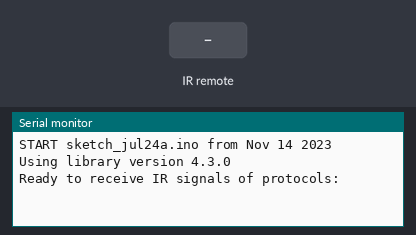
The sketch below on a simulated ATtiny85, built with avr-gcc and run on an emulated ATtiny85. Shown: the last lines printed to the serial monitor. The inputs (shaded band) are chosen by the test bench.

Above: at 1.2 s.
1.3 s: infrared code 0x10 received
At 2.2 s:
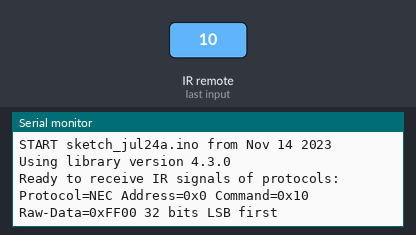
2.8 s: infrared code 0x11 received
At 3.3 s:
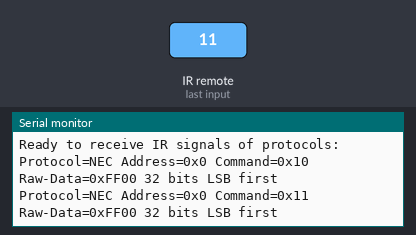

The sketch:

sketch_jul24a.ino
```cpp
#define DECODE_NEC
#define DECODE_SAMSUNG

#include "PinDefinitionsAndMore.h"
#include <IRremote.hpp> // include the library

void setup() {
    Serial.begin(115200);
    // Just to know which program is running on my Arduino
    Serial.println(F("START " __FILE__ " from " __DATE__ "\r\nUsing library version " VERSION_IRREMOTE));

    // Start the receiver and if not 3. parameter specified, take LED_BUILTIN pin from the internal boards definition as default feedback LED
    IrReceiver.begin(IR_RECEIVE_PIN, ENABLE_LED_FEEDBACK);

    Serial.print(F("Ready to receive IR signals of protocols: "));
    printActiveIRProtocols(&Serial);
}

void loop() {
    /*
     * Check if received data is available and if yes, try to decode it.
     * Decoded result is in the IrReceiver.decodedIRData structure.
     *
     * E.g. command is in IrReceiver.decodedIRData.command
     * address is in command is in IrReceiver.decodedIRData.address
     * and up to 32 bit raw data in IrReceiver.decodedIRData.decodedRawData
     */
    if (IrReceiver.decode()) {

        /*
         * Print a short summary of received data
         */
        IrReceiver.printIRResultShort(&Serial);
        IrReceiver.printIRSendUsage(&Serial);
        if (IrReceiver.decodedIRData.protocol == UNKNOWN) {
            Serial.println(F("Received noise or an unknown (or not yet enabled) protocol"));
            // We have an unknown protocol here, print more info
            IrReceiver.printIRResultRawFormatted(&Serial, true);
        }
        Serial.println();

        /*
         * !!!Important!!! Enable receiving of the next value,
         * since receiving has stopped after the end of the current received data packet.
         */
        IrReceiver.resume(); // Enable receiving of the next value

        /*
         * Finally, check the received data and perform actions according to the received command
         */
        if (IrReceiver.decodedIRData.command == 0x10) {
            // do something
        } else if (IrReceiver.decodedIRData.command == 0x11) {
            // do something else
        }
    }
}
```

PinDefinitionsAndMore.h
```cpp
// (licence header left out)
/*
 * Pin mapping table for different platforms
 *
 * Platform     IR input    IR output   Tone      Core/Pin schema
 * --------------------------------------------------------------
 * DEFAULT/AVR  2           3           4         Arduino
 * ATtinyX5     0|PB0       4|PB4       3|PB3     ATTinyCore
 * ATtiny167    3|PA3       2|PA2       7|PA7     ATTinyCore
 * ATtiny167    9|PA3       8|PA2       5|PA7     Digispark original core
 * ATtiny84      |PB2        |PA4        |PA3     ATTinyCore
 * ATtiny88     3|PD3       4|PD4       9|PB1     ATTinyCore
 * ATtiny3216  14|PA1      15|PA2      16|PA3     MegaTinyCore
 * ATtiny1604   2           3|PA5       %
 * ATtiny816   14|PA1      16|PA3       1|PA5     MegaTinyCore
 * ATtiny1614   8|PA1      10|PA3       1|PA5     MegaTinyCore
 * MKR*         1           3           4
 * SAMD         2           3           4
 * ESP8266      14|D5       12|D6       %
 * ESP32        15          4          27
 * ESP32-C3     2           3           4
 * BluePill     PA6         PA7       PA3
 * APOLLO3      11          12          5
 * RP2040       3|GPIO15    4|GPIO16    5|GPIO17
 */
//#define _IR_MEASURE_TIMING // For debugging purposes.

#if defined(__AVR__)
#if (defined(__AVR_ATtiny25__) || defined(__AVR_ATtiny45__) || defined(__AVR_ATtiny85__)) && defined(PIN_PB0) // Digispark board. For use with ATTinyCore.
#include "ATtinySerialOut.hpp" // TX is at pin 2 - Available as Arduino library "ATtinySerialOut". Saves 700 bytes program memory and 70 bytes RAM for ATtinyCore.
#define IR_RECEIVE_PIN  PIN_PB0
#define IR_SEND_PIN     PIN_PB4 // Pin 2 is serial output with ATtinySerialOut. Pin 1 is internal LED and Pin3 is USB+ with pullup on Digispark board.
#define TONE_PIN        PIN_PB3
#define _IR_TIMING_TEST_PIN PIN_PB3

#  elif defined(__AVR_ATtiny87__) || defined(__AVR_ATtiny167__) // Digispark pro board
#include "ATtinySerialOut.hpp" // Available as Arduino library "ATtinySerialOut"
// For ATtiny167 Pins PB6 and PA3 are usable as interrupt source.
#    if defined(ARDUINO_AVR_DIGISPARKPRO)
// For use with Digispark original core
#define IR_RECEIVE_PIN   9 // PA3 - on Digispark board labeled as pin 9
//#define IR_RECEIVE_PIN  14 // PB6 / INT0 is connected to USB+ on DigisparkPro boards
#define IR_SEND_PIN      8 // PA2 - on Digispark board labeled as pin 8
#define TONE_PIN         5 // PA7 - on Digispark board labeled as pin 5
#define _IR_TIMING_TEST_PIN 10 // PA4
#    elif  !defined(PIN_PA3)
#error ATtiny87 or ATtiny167 is not supported for the selected core. Please extend PinDefinitionsAndMore.h.
#    else
// For use with ATTinyCore
#define IR_RECEIVE_PIN  PIN_PA3 // On Digispark board labeled as pin 9 - INT0 is connected to USB+ on DigisparkPro boards
#define IR_SEND_PIN     PIN_PA2 // On Digispark board labeled as pin 8
#define TONE_PIN        PIN_PA7 // On Digispark board labeled as pin 5
#    endif

#  elif defined(__AVR_ATtiny84__) && defined(PIN_PB2) // For use with ATTinyCore
#include "ATtinySerialOut.hpp" // Available as Arduino library "ATtinySerialOut". Saves 128 bytes program memory.
#define IR_RECEIVE_PIN   PIN_PB2 // INT0
#define IR_SEND_PIN      PIN_PA4
#define TONE_PIN         PIN_PA3
#define _IR_TIMING_TEST_PIN PIN_PA5

#  elif defined(__AVR_ATtiny88__) && defined(PIN_PD3) // MH-ET Tiny88 board. For use with ATTinyCore.
#include "ATtinySerialOut.hpp" // Available as Arduino library "ATtinySerialOut". Saves 128 bytes program memory.
// Pin 6 is TX, pin 7 is RX
#define IR_RECEIVE_PIN   PIN_PD3 // 3 - INT1
#define IR_SEND_PIN      PIN_PD4 // 4
#define TONE_PIN         PIN_PB1 // 9
#define _IR_TIMING_TEST_PIN PIN_PB0 // 8

#  elif (defined(__AVR_ATtiny1616__) || defined(__AVR_ATtiny3216__) || defined(__AVR_ATtiny3217__)) && defined(PIN_PA1) // For use with megaTinyCore
// Tiny Core Dev board
// https://www.tindie.com/products/xkimi/tiny-core-16-dev-board-attiny1616/ - Out of Stock
// https://www.tindie.com/products/xkimi/tiny-core-32-dev-board-attiny3217/ - Out of Stock
#define IR_RECEIVE_PIN   PIN_PA1 // 14 use 18 instead of PIN_PA1 for TinyCore32
#define IR_SEND_PIN      PIN_PA2 // 15, 19 for TinyCore32
#define TONE_PIN         PIN_PA3 // 16, 20 for TinyCore32
#define APPLICATION_PIN  PIN_PC3 // 13, PIN_PA0 is RESET
#undef LED_BUILTIN               // No LED available on the TinyCore 32 board, take the one on the programming board which is connected to the DAC output
#define LED_BUILTIN      PIN_PA6 // use 2 instead of PIN_PA6 for TinyCore32

#  elif defined(__AVR_ATtiny816__) && defined(PIN_PA1) // For use with megaTinyCore
#define IR_RECEIVE_PIN  PIN_PA1 // 14
#define IR_SEND_PIN     PIN_PA3 // 16
#define TONE_PIN        PIN_PA5 // 1
#define APPLICATION_PIN PIN_PA4 // 0
#undef LED_BUILTIN              // No LED available, take the one which is connected to the DAC output
#define LED_BUILTIN     PIN_PB5 // 4

#  elif defined(__AVR_ATtiny1614__) && defined(PIN_PA1) // For use with megaTinyCore
#define IR_RECEIVE_PIN   PIN_PA1 // 8
#define IR_SEND_PIN      PIN_PA3 // 10
#define TONE_PIN         PIN_PA5 // 1
#define APPLICATION_PIN  PIN_PA4 // 0

#  elif defined(__AVR_ATtiny1604__) && defined(PIN_PA6) // For use with megaTinyCore
#define IR_RECEIVE_PIN   PIN_PA6 // 2 - To be compatible with interrupt example, pin 2 is chosen here.
#define IR_SEND_PIN      PIN_PA7 // 3
#define APPLICATION_PIN  PIN_PB2 // 5

#define tone(...) void()      // Define as void, since TCB0_INT_vect is also used by tone()
#define noTone(a) void()
#define TONE_PIN         42 // Dummy for examples using it

#  elif defined(__AVR_ATmega1284__) || defined(__AVR_ATmega1284P__) \
|| defined(__AVR_ATmega644__) || defined(__AVR_ATmega644P__) \
|| defined(__AVR_ATmega324P__) || defined(__AVR_ATmega324A__) \
|| defined(__AVR_ATmega324PA__) || defined(__AVR_ATmega164A__) \
|| defined(__AVR_ATmega164P__) || defined(__AVR_ATmega32__) \
|| defined(__AVR_ATmega16__) || defined(__AVR_ATmega8535__) \
|| defined(__AVR_ATmega64__) || defined(__AVR_ATmega128__) \
|| defined(__AVR_ATmega1281__) || defined(__AVR_ATmega2561__) \
|| defined(__AVR_ATmega8515__) || defined(__AVR_ATmega162__)
#define IR_RECEIVE_PIN      2
#define IR_SEND_PIN        13
#define TONE_PIN            4
#define APPLICATION_PIN     5
#define ALTERNATIVE_IR_FEEDBACK_LED_PIN 6 // E.g. used for examples which use LED_BUILDIN for example output.
#define _IR_TIMING_TEST_PIN 7

#  else // Default as for ATmega328 like on Uno, Nano, Leonardo, Teensy 2.0 etc.
#define IR_RECEIVE_PIN      2 // To be compatible with interrupt example, pin 2 is chosen here.
#define IR_SEND_PIN         3
#define TONE_PIN            4
#define APPLICATION_PIN     5
#define ALTERNATIVE_IR_FEEDBACK_LED_PIN 6 // E.g. used for examples which use LED_BUILDIN for example output.
#define _IR_TIMING_TEST_PIN 7

#    if defined(ARDUINO_AVR_PROMICRO) // Sparkfun Pro Micro is __AVR_ATmega32U4__ but has different external circuit
// We have no built in LED at pin 13 -> reuse RX LED
#undef LED_BUILTIN
#define LED_BUILTIN         LED_BUILTIN_RX
#    endif
#  endif // defined(__AVR_ATtiny25__)...

#elif defined(ARDUINO_ARCH_RENESAS_UNO) // Uno R4
// To be compatible with Uno R3.
#define IR_RECEIVE_PIN      2
#define IR_SEND_PIN         3
#define TONE_PIN            4
#define APPLICATION_PIN     5
#define ALTERNATIVE_IR_FEEDBACK_LED_PIN 6 // E.g. used for examples which use LED_BUILDIN for example output.
#define _IR_TIMING_TEST_PIN 7

#elif defined(ESP8266)
#define FEEDBACK_LED_IS_ACTIVE_LOW // The LED on my board (D4) is active LOW
#define IR_RECEIVE_PIN          14 // D5
#define IR_SEND_PIN             12 // D6 - D4/pin 2 is internal LED
#define _IR_TIMING_TEST_PIN      2 // D4
#define APPLICATION_PIN         13 // D7

#define tone(...) void()      // tone() inhibits receive timer
#define noTone(a) void()
#define TONE_PIN                42 // Dummy for examples using it#

#elif defined(ARDUINO_NOLOGO_ESP32C3_SUPER_MINI)
#define FEEDBACK_LED_IS_ACTIVE_LOW // The LED on my board (D8) is active LOW
#define IR_RECEIVE_PIN           2
#define IR_SEND_PIN              3
#define TONE_PIN                 4
#define APPLICATION_PIN         10

#elif defined(CONFIG_IDF_TARGET_ESP32C3) || defined(ARDUINO_ESP32C3_DEV)
#define NO_LED_FEEDBACK_CODE   // The  WS2812 on pin 8 of AI-C3 board crashes if used as receive feedback LED, other I/O pins are working...
#define IR_RECEIVE_PIN           6
#define IR_SEND_PIN              7
#define TONE_PIN                 9
#define APPLICATION_PIN         10

#elif defined(ESP32)
#include <Arduino.h>

// tone() is included in ESP32 core since 2.0.2
#  if !defined(ESP_ARDUINO_VERSION)
#define ESP_ARDUINO_VERSION 0x010101 // Version 1.1.1
#  endif
#  if !defined(ESP_ARDUINO_VERSION_VAL)
#define ESP_ARDUINO_VERSION_VAL(major, minor, patch) ((major << 16) | (minor << 8) | (patch))
#  endif
#if ESP_ARDUINO_VERSION  <= ESP_ARDUINO_VERSION_VAL(2, 0, 2)
#define TONE_LEDC_CHANNEL        1  // Using channel 1 makes tone() independent of receiving timer -> No need to stop receiving timer.
void tone(uint8_t aPinNumber, unsigned int aFrequency){
    ledcAttachPin(aPinNumber, TONE_LEDC_CHANNEL);
    ledcWriteTone(TONE_LEDC_CHANNEL, aFrequency);
}
void tone(uint8_t aPinNumber, unsigned int aFrequency, unsigned long aDuration){
    ledcAttachPin(aPinNumber, TONE_LEDC_CHANNEL);
    ledcWriteTone(TONE_LEDC_CHANNEL, aFrequency);
    delay(aDuration);
    ledcWriteTone(TONE_LEDC_CHANNEL, 0);
}
void noTone(uint8_t aPinNumber){
    ledcWriteTone(TONE_LEDC_CHANNEL, 0);
}
#endif // ESP_ARDUINO_VERSION  <= ESP_ARDUINO_VERSION_VAL(2, 0, 2)

#define IR_RECEIVE_PIN          15  // D15
#define IR_SEND_PIN              4  // D4
#define TONE_PIN                27  // D27 25 & 26 are DAC0 and 1
#define APPLICATION_PIN         16  // RX2 pin

#elif (defined(ARDUINO_ARCH_STM32) || defined(ARDUINO_ARCH_STM32F1)) && defined(PA6) // BluePill
// Timer 3 blocks PA6, PA7, PB0, PB1 for use by Servo or tone()
#define IR_RECEIVE_PIN          PA6
#define IR_RECEIVE_PIN_STRING   "PA6"
#define IR_SEND_PIN             PA7
#define IR_SEND_PIN_STRING      "PA7"
#define TONE_PIN                PA3
#define _IR_TIMING_TEST_PIN     PA5
#define APPLICATION_PIN         PA2
#define APPLICATION_PIN_STRING  "PA2"
#  if defined(ARDUINO_GENERIC_STM32F103C) || defined(ARDUINO_BLUEPILL_F103C8)
// BluePill LED is active low
#define FEEDBACK_LED_IS_ACTIVE_LOW
#  endif

#elif defined(ARDUINO_ARCH_APOLLO3) // Sparkfun Apollo boards
#define IR_RECEIVE_PIN  11
#define IR_SEND_PIN     12
#define TONE_PIN         5

#elif defined(ARDUINO_ARCH_MBED) && defined(ARDUINO_ARCH_MBED_NANO) // Arduino Nano 33 BLE and Arduino Nano Connect layout for MBED
// Must be before ARDUINO_ARCH_RP2040, since it is the layout for the MBED core of Arduino Nano Connect
#define IR_RECEIVE_PIN      3   // GPIO15 Start with pin 3 since pin 2|GPIO25 is connected to LED on Pi pico
#define IR_SEND_PIN         4   // GPIO16
#define TONE_PIN            5
#define APPLICATION_PIN     6
#define ALTERNATIVE_IR_FEEDBACK_LED_PIN 7 // E.g. used for examples which use LED_BUILDIN for example output.
#define _IR_TIMING_TEST_PIN 8

#elif defined(ARDUINO_ARCH_RP2040) // Arduino Nano Connect, Pi Pico with arduino-pico core https://github.com/earlephilhower/arduino-pico
#define IR_RECEIVE_PIN      15  // GPIO15 to be compatible with the Arduino Nano RP2040 Connect (pin3)
#define IR_SEND_PIN         16  // GPIO16
#define TONE_PIN            17
#define APPLICATION_PIN     18
#define ALTERNATIVE_IR_FEEDBACK_LED_PIN 19 // E.g. used for examples which use LED_BUILDIN for example output.
#define _IR_TIMING_TEST_PIN 20

// If you program the Nano RP2040 Connect with this core, then you must redefine LED_BUILTIN
// and use the external reset with 1 kOhm to ground to enter UF2 mode
#undef LED_BUILTIN
#define LED_BUILTIN          6

#elif defined(PARTICLE) && defined(A4) // !!!UNTESTED!!!
#define IR_RECEIVE_PIN      A4
#define IR_SEND_PIN         A5 // Particle supports multiple pins

#define LED_BUILTIN         D7

/*
 * 4 times the same (default) layout for easy adaption in the future
 */
#elif defined(TEENSYDUINO) // Teensy 2.0 is handled at default for ATmega328 like on Uno, Nano, Leonardo etc.
#define IR_RECEIVE_PIN      2
#define IR_SEND_PIN         3
#define TONE_PIN            4
#define APPLICATION_PIN     5
#define ALTERNATIVE_IR_FEEDBACK_LED_PIN 6 // E.g. used for examples which use LED_BUILDIN for example output.
#define _IR_TIMING_TEST_PIN 7

#elif defined(ARDUINO_ARCH_MBED) // Arduino Nano 33 BLE
#define IR_RECEIVE_PIN      2
#define IR_SEND_PIN         3
#define TONE_PIN            4
#define APPLICATION_PIN     5
#define ALTERNATIVE_IR_FEEDBACK_LED_PIN 6 // E.g. used for examples which use LED_BUILDIN for example output.
#define _IR_TIMING_TEST_PIN 7

#elif defined(ARDUINO_ARCH_SAMD) || defined(ARDUINO_ARCH_SAM)
#  if defined(USE_ARDUINO_MKR_PIN_LAYOUT)
#define IR_RECEIVE_PIN      1 // Pin 2 on MKR is not interrupt capable, see https://www.arduino.cc/reference/tr/language/functions/external-interrupts/attachinterrupt/
#  else
#define IR_RECEIVE_PIN      2
#  endif
#define IR_SEND_PIN         3
#define TONE_PIN            4
#define APPLICATION_PIN     5
#define ALTERNATIVE_IR_FEEDBACK_LED_PIN 6 // E.g. used for examples which use LED_BUILDIN for example output.
#define _IR_TIMING_TEST_PIN 7

#if !defined(ARDUINO_SAMD_ADAFRUIT) && !defined(ARDUINO_SEEED_XIAO_M0)
// On the Zero and others we switch explicitly to SerialUSB
#define Serial SerialUSB
#endif

// Definitions for the Chinese SAMD21 M0-Mini clone, which has no led connected to D13/PA17.
// Attention!!! D2 and D4 are swapped on these boards!!!
// If you connect the LED, it is on pin 24/PB11. In this case activate the next two lines.
//#undef LED_BUILTIN
//#define LED_BUILTIN 24 // PB11
// As an alternative you can choose pin 25, it is the RX-LED pin (PB03), but active low.In this case activate the next 3 lines.
//#undef LED_BUILTIN
//#define LED_BUILTIN 25 // PB03
//#define FEEDBACK_LED_IS_ACTIVE_LOW // The RX LED on the M0-Mini is active LOW

#elif defined (NRF51) // BBC micro:bit
#define IR_RECEIVE_PIN      2
#define IR_SEND_PIN         3
#define APPLICATION_PIN     1
#define _IR_TIMING_TEST_PIN 4

#define tone(...) void()    // no tone() available
#define noTone(a) void()
#define TONE_PIN           42 // Dummy for examples using it

#else
#warning Board and Core / CPU is not detected using pre-processor symbols -> using default values, which may not fit. Please extend PinDefinitionsAndMore.h.
// Default valued for unidentified boards
#define IR_RECEIVE_PIN      2
#define IR_SEND_PIN         3
#define TONE_PIN            4
#define APPLICATION_PIN     5
#define ALTERNATIVE_IR_FEEDBACK_LED_PIN 6 // E.g. used for examples which use LED_BUILDIN for example output.
#define _IR_TIMING_TEST_PIN 7
#endif // defined(ESP8266)

#if defined(ESP32) || defined(ARDUINO_ARCH_RP2040) || defined(PARTICLE) || defined(ARDUINO_ARCH_MBED)
#define SEND_PWM_BY_TIMER // We do not have pin restrictions for this CPU's, so lets use the hardware PWM for send carrier signal generation
#else
# if defined(SEND_PWM_BY_TIMER)
#undef IR_SEND_PIN // SendPin is determined by timer! This avoids warnings in IRremote.hpp and IRTimer.hpp
#  endif
#endif

#if !defined (FLASHEND)
#define FLASHEND 0xFFFF // Dummy value for platforms where FLASHEND is not defined
#endif

/*
 * Helper macro for getting a macro definition as string
 */
#if !defined(STR_HELPER)
#define STR_HELPER(x) #x
#define STR(x) STR_HELPER(x)
#endif
```

Measured:
- after the input at 1.3 s, the serial monitor: prints a new line at once (image 1)
- after the input at 2.8 s, the serial monitor: prints a new line at once (image 2)
